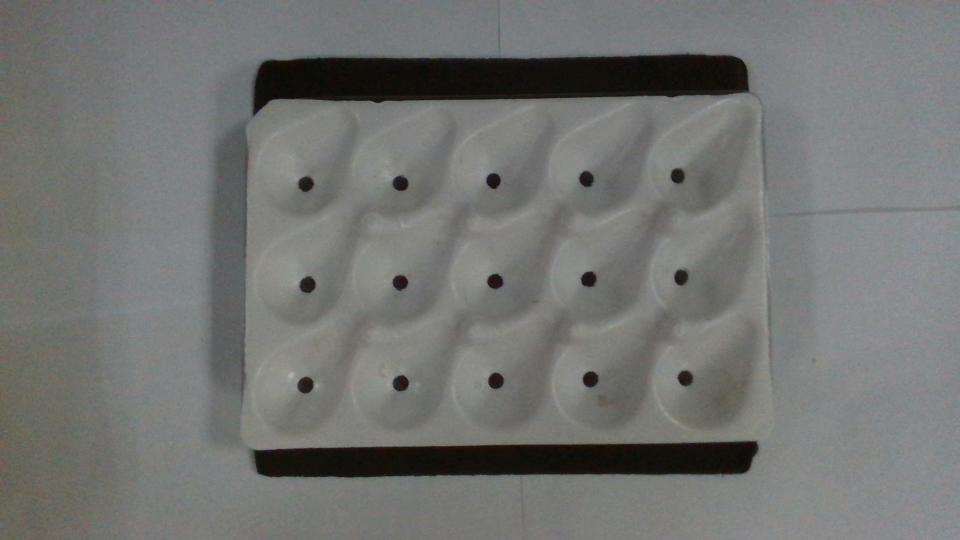
#> input picture src/grasp_pointcloud/script/placement_pose_estimation/rgb_img/box6.png, 1920 x 1080 px (shown at 1/2 size)
$ python placement_pose_estimate_demo.py
#> lines starting #> are read from the running program, lines starting #| are printed output that depends on the picture
import cv2 as cv
import numpy as np

# def callback(a):
#     thresh = cv.getTrackbarPos("Thresh", "TrackBars")
#     return thresh

img = cv.imread("./rgb_img/box6.png")
#> img is the input picture: shape (1080, 1920, 3); mean B, G, R 113.7, 115.8, 114.7
img_gray = cv.cvtColor(img, cv.COLOR_BGR2GRAY)
img_med = cv.medianBlur(img_gray, 7)

# # 限制对比度的自适应阈值均衡化
# clahe = cv.createCLAHE(clipLimit=2.0, tileGridSize=(16, 16))
# img_clahe = clahe.apply(img_gray)

# 进行圆检测
circles = cv.HoughCircles(img_med, cv.HOUGH_GRADIENT, dp=1, minDist=20, param1=45, param2=20, minRadius=0,
                           maxRadius=20)
#> circles = 15 rows, first 8: [800.5, 766.5, 15.6], [986.5, 360.5, 14.3], [800.5, 366.5, 14.5], [611.5, 367.5, 14.1], [1177.5, 558.5, 14.9], [610.5, 769.5, 15.5], [613.5, 570.5, 14.7], [1371.5, 756.5, 15.6]
# 若检测到圆，则绘制圆
if circles is not None:
    circles = np.round(circles[0, :]).astype("int")
#> circles = 15 rows, first 8: [800, 766, 16], [986, 360, 14], [800, 366, 14], [612, 368, 14], [1178, 558, 15], [610, 770, 16], [614, 570, 15], [1372, 756, 16]
    for (x, y, r) in circles:
        cv.circle(img_med, (x, y), r, (0, 255, 0), 2)  # 绘制圆
        cv.circle(img_med, (x, y), 3, (0, 0, 255), -1)  # 绘制圆心
#> this loop made 15 passes
#> (x, y, r) on passes 1 to 12: (800, 766, 16), (986, 360, 14), (800, 366, 14), (612, 368, 14), (1178, 558, 15), (610, 770, 16), (614, 570, 15), (1372, 756, 16), (992, 762, 15), (1180, 758, 15), (1362, 554, 14), (800, 564, 14)
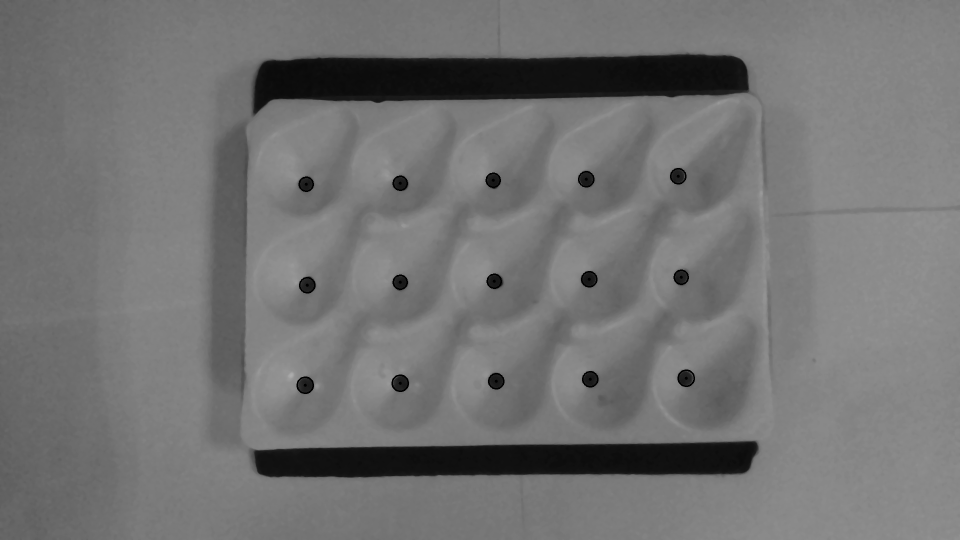
#> img_med: shape (1080, 1920) (shown at 1/2 size); min 0, max 173, mean 115
# cv.imshow("img", img)
# cv.imshow("img_gray", img_gray)
cv.imshow("img_med", img_med)

cv.waitKey(0)
cv.destroyAllWindows()

# [29 lines of commented-out code are left out]

$ run again, with src/grasp_pointcloud/script/placement_pose_estimation/rgb_img/box1.png copied over src/grasp_pointcloud/script/placement_pose_estimation/rgb_img/box6.png
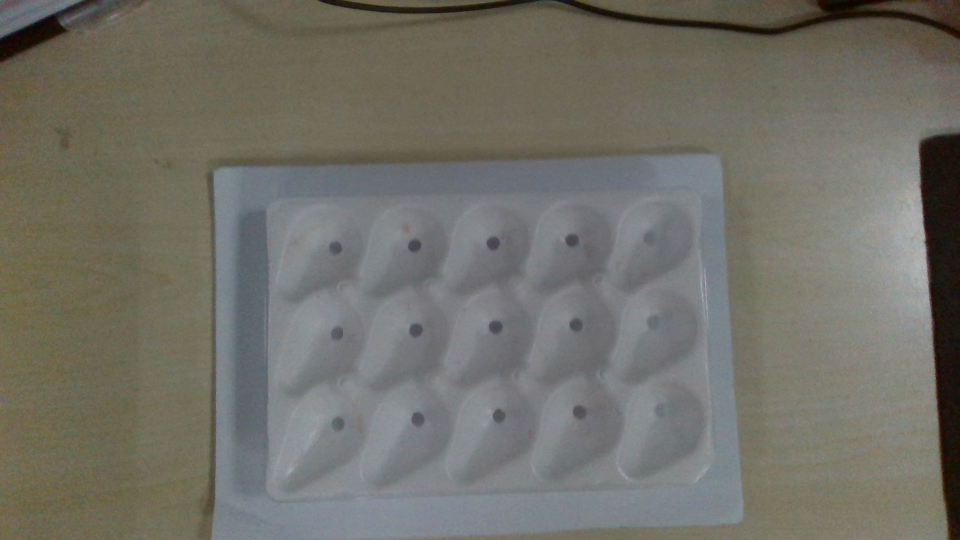
#> input picture src/grasp_pointcloud/script/placement_pose_estimation/rgb_img/box1.png, 1920 x 1080 px (shown at 1/2 size)
#> img is the input picture: shape (1080, 1920, 3); mean B, G, R 103.8, 111.9, 113.2
#> `img_gray = cv.cvtColor(img, cv.COLOR_BGR2GRAY)`:
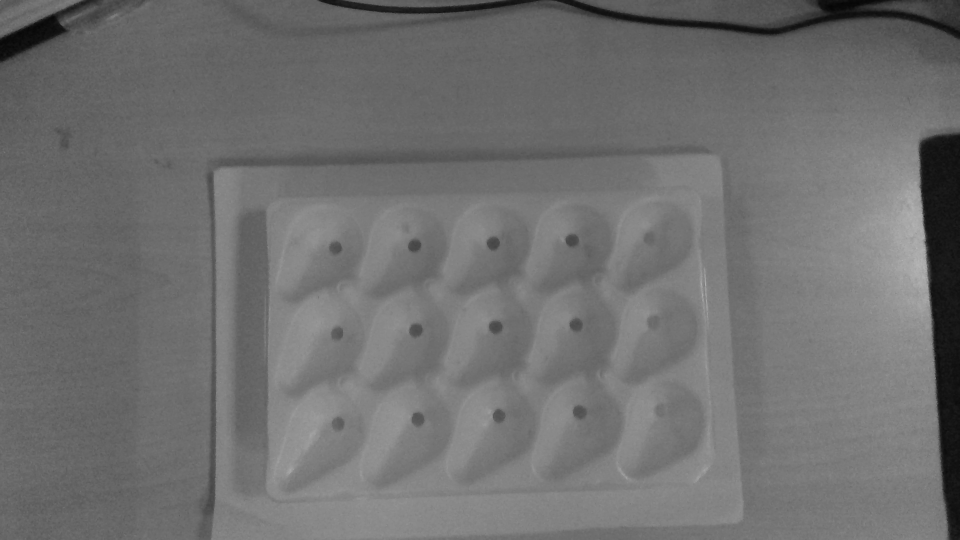
#> img_gray: shape (1080, 1920) (shown at 1/2 size); min 4, max 188, mean 111.2
#> `circles = cv.HoughCircles(img_med, cv.HOUGH_GRADIENT, dp=1, minDist=20..`: circles = 13 rows, first 8: [675.5, 847.5, 12.7], [831.5, 660.5, 12.5], [1152.5, 649.5, 13.4], [990.5, 652.5, 13.2], [1159.5, 825.5, 13.2], [835.5, 838.5, 12.2], [986.5, 486.5, 13.2], [830.5, 489.5, 11.4]
#> `circles = np.round(circles[0, :]).astype("int")`: circles = 13 rows, first 8: [676, 848, 13], [832, 660, 12], [1152, 650, 13], [990, 652, 13], [1160, 826, 13], [836, 838, 12], [986, 486, 13], [830, 490, 11]
#> the loop `for (x, y, r) in circles:` made 13 passes
#> after the loop `for (x, y, r) in circles:`:
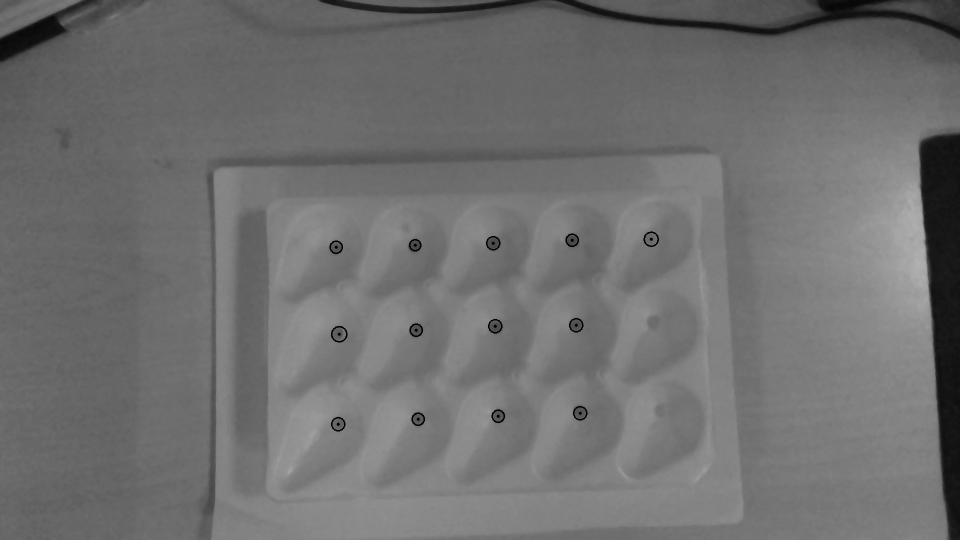
#> img_med: shape (1080, 1920) (shown at 1/2 size); min 0, max 179, mean 111.1

$ run again, with src/grasp_pointcloud/script/placement_pose_estimation/rgb_img/box2.png copied over src/grasp_pointcloud/script/placement_pose_estimation/rgb_img/box6.png
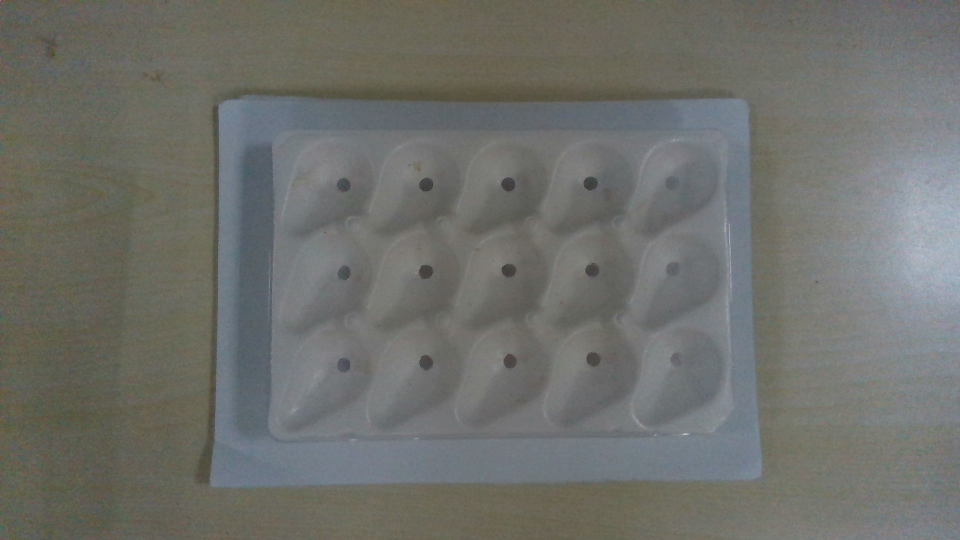
#> input picture src/grasp_pointcloud/script/placement_pose_estimation/rgb_img/box2.png, 1920 x 1080 px (shown at 1/2 size)
#> img is the input picture: shape (1080, 1920, 3); mean B, G, R 107.2, 111.6, 110.4
#> `circles = cv.HoughCircles(img_med, cv.HOUGH_GRADIENT, dp=1, minDist=20..`: circles = 13 rows, first 8: [687.5, 729.5, 13.8], [1183.5, 540.5, 13.1], [1180.5, 365.5, 13.8], [687.5, 369.5, 13], [851.5, 724.5, 13], [1016.5, 540.5, 13.8], [1016.5, 368.5, 13.1], [1185.5, 718.5, 13.8]
#> `circles = np.round(circles[0, :]).astype("int")`: circles = 13 rows, first 8: [688, 730, 14], [1184, 540, 13], [1180, 366, 14], [688, 370, 13], [852, 724, 13], [1016, 540, 14], [1016, 368, 13], [1186, 718, 14]
#> the loop `for (x, y, r) in circles:` made 13 passes
#> after the loop `for (x, y, r) in circles:`:
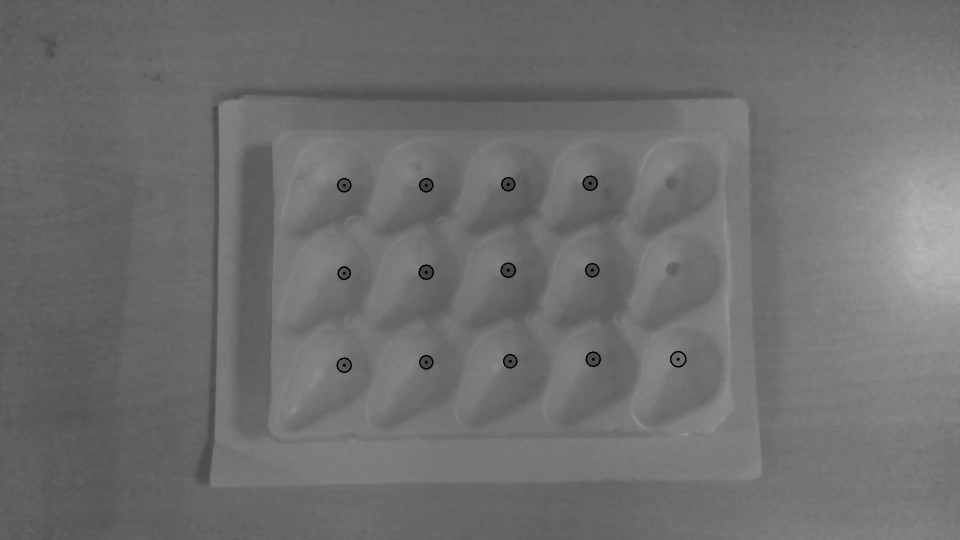
#> img_med: shape (1080, 1920) (shown at 1/2 size); min 0, max 183, mean 110.5

$ run again, with src/grasp_pointcloud/script/placement_pose_estimation/rgb_img/box3.png copied over src/grasp_pointcloud/script/placement_pose_estimation/rgb_img/box6.png
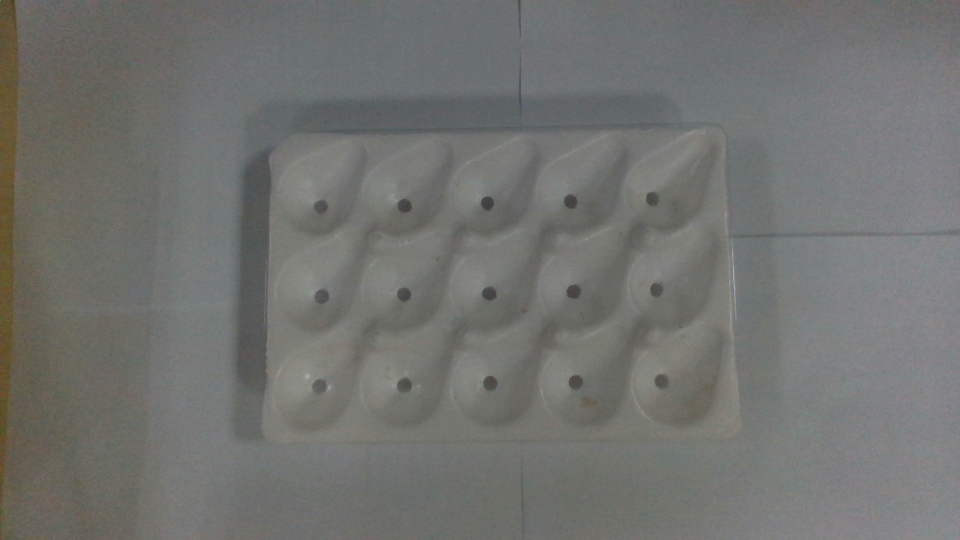
#> input picture src/grasp_pointcloud/script/placement_pose_estimation/rgb_img/box3.png, 1920 x 1080 px (shown at 1/2 size)
#> img is the input picture: shape (1080, 1920, 3); mean B, G, R 111.4, 114.3, 113.6
#> `circles = cv.HoughCircles(img_med, cv.HOUGH_GRADIENT, dp=1, minDist=20..`: circles = 15 rows, first 8: [979.5, 766.5, 14.5], [974.5, 406.5, 13], [808.5, 770.5, 14.9], [807.5, 587.5, 13], [641.5, 591.5, 15.2], [1141.5, 403.5, 12.7], [640.5, 413.5, 12.2], [1323.5, 763.5, 13.2]
#> `circles = np.round(circles[0, :]).astype("int")`: circles = 15 rows, first 8: [980, 766, 14], [974, 406, 13], [808, 770, 15], [808, 588, 13], [642, 592, 15], [1142, 404, 13], [640, 414, 12], [1324, 764, 13]
#> the loop `for (x, y, r) in circles:` made 15 passes
#> after the loop `for (x, y, r) in circles:`:
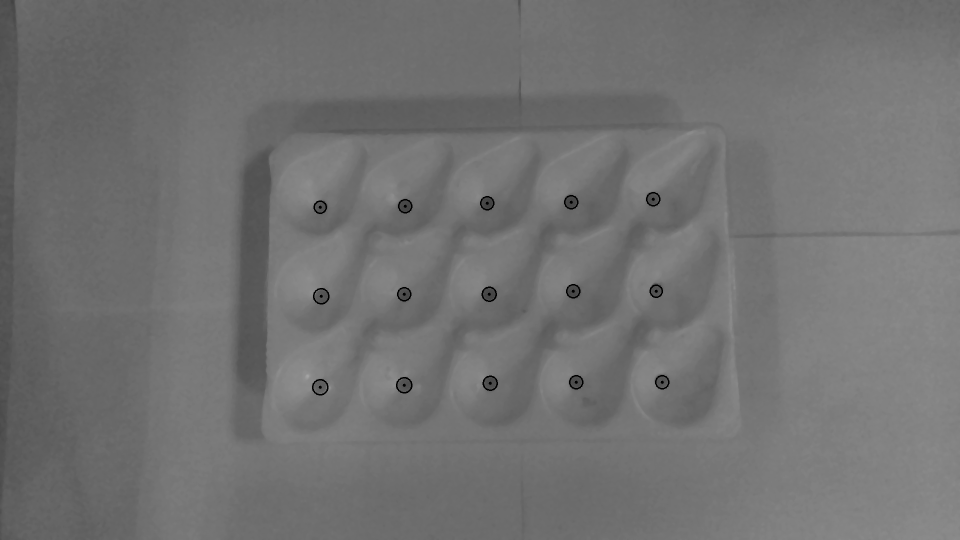
#> img_med: shape (1080, 1920) (shown at 1/2 size); min 0, max 164, mean 113.5
